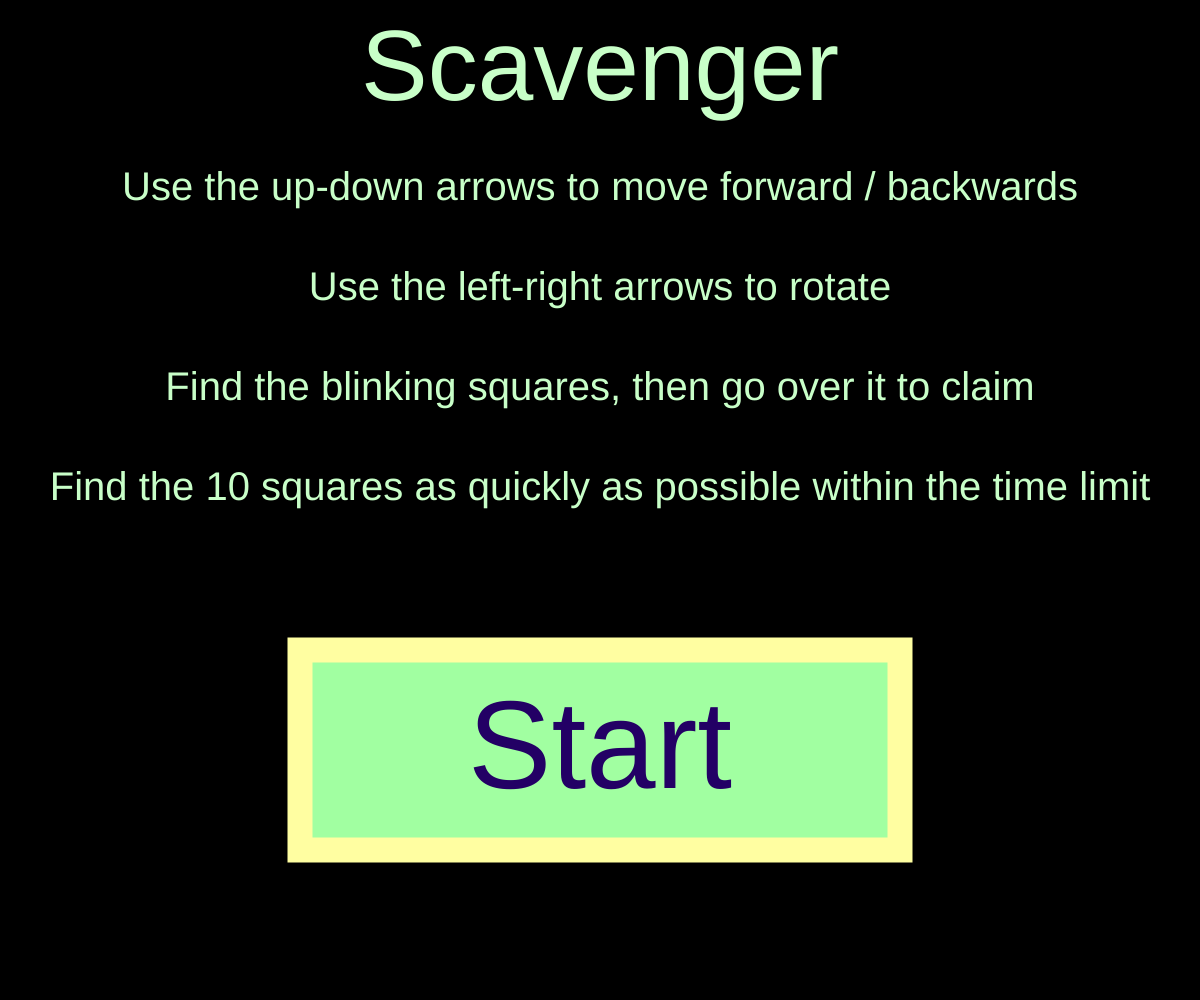
Frame 1 (no input)
Frame 60 (no input): identical to frame 1, image omitted
Frame 120 (the mouse pressed at the canvas centre since frame 60): identical to frame 1, image omitted

The p5.js sketch that drew this single still picture (run headless with seeded random() and noise() and a simulated clock; from frame 60 on, the mouse is pressed at the canvas centre):

// p5.js sketch
// ── sketch.js
let ray;
let walls = [];
let particle;
let collectibles = [];
let randoms = [1, 2, 3, 4, 5, 6, 7, 8, 9, 10, 11, 12, 13, 14, 15];
let screen = "intro";
let fills = ["rgb(161,255,161)", "rgb(35,0,101)", "rgb(255,254,161)"];
let fills2 = ["rgb(161,255,161)", "rgb(35,0,101)", "rgb(255,254,161)"];
let max = 8000;
let score = max;

function setup() {
  createCanvas(windowWidth, windowHeight);

  // Example walls
  walls.push(
    new Wall(
      windowWidth / 2,
      windowHeight / 8,
      windowWidth / 2,
      (windowHeight * 5) / 8
    )
  );
  walls.push(
    new Wall(
      (windowWidth * 3) / 16,
      (windowHeight * 4) / 16,
      (windowWidth * 5) / 16,
      (windowHeight * 2) / 16
    )
  );
  walls.push(
    new Wall(
      (windowWidth * 7) / 16,
      (windowHeight * 4) / 16,
      (windowWidth * 9) / 16,
      (windowHeight * 2) / 16
    )
  );
  walls.push(
    new Wall(
      (windowWidth * 7) / 16,
      (windowHeight * 14) / 16,
      (windowWidth * 6) / 16,
      (windowHeight * 7) / 16
    )
  );

  walls.push(new Wall(0, 0, 0, width));
  walls.push(new Wall(width, width, 0, width));
  walls.push(new Wall(width, width, width, 0));
  walls.push(new Wall(0, 0, width, 0));

  collectibles.push(
    new Collectible(
      (windowWidth * random(randoms)) / 16,
      (windowHeight * random(randoms)) / 16,
      windowHeight / 80
    )
  );
  collectibles.push(
    new Collectible(
      (windowWidth * random(randoms)) / 16,
      (windowHeight * random(randoms)) / 16,
      windowHeight / 80
    )
  );
  collectibles.push(
    new Collectible(
      (windowWidth * random(randoms)) / 16,
      (windowHeight * random(randoms)) / 16,
      windowHeight / 80
    )
  );
  collectibles.push(
    new Collectible(
      (windowWidth * random(randoms)) / 16,
      (windowHeight * random(randoms)) / 16,
      windowHeight / 80
    )
  );
  collectibles.push(
    new Collectible(
      (windowWidth * random(randoms)) / 16,
      (windowHeight * random(randoms)) / 16,
      windowHeight / 80
    )
  );
  collectibles.push(
    new Collectible(
      (windowWidth * random(randoms)) / 16,
      (windowHeight * random(randoms)) / 16,
      windowHeight / 80
    )
  );
  collectibles.push(
    new Collectible(
      (windowWidth * random(randoms)) / 16,
      (windowHeight * random(randoms)) / 16,
      windowHeight / 80
    )
  );
  collectibles.push(
    new Collectible(
      (windowWidth * random(randoms)) / 16,
      (windowHeight * random(randoms)) / 16,
      windowHeight / 80
    )
  );
  collectibles.push(
    new Collectible(
      (windowWidth * random(randoms)) / 16,
      (windowHeight * random(randoms)) / 16,
      windowHeight / 80
    )
  );
  collectibles.push(
    new Collectible(
      (windowWidth * random(randoms)) / 16,
      (windowHeight * random(randoms)) / 16,
      windowHeight / 80
    )
  );

  for (let collectible of collectibles) {
    for (let wallo of collectible.lines) {
      walls.push(wallo);
    }
  }

  particle = new Particle(100, 200, [200, 255, 200]);
}

function draw() {
  if (screen == "intro") {
    score = max;
    push();
    background(0);
    textSize(windowHeight / 10);
    fill(200, 255, 200);
    textAlign(CENTER);
    text("Scavenger", windowWidth / 2, windowHeight / 10);
    textSize(windowHeight / 25);
    text(
      "Use the up-down arrows to move forward / backwards",
      windowWidth / 2,
      (windowHeight * 4) / 20
    );
    text(
      "Use the left-right arrows to rotate",
      windowWidth / 2,
      (windowHeight * 6) / 20
    );
    text(
      "Find the blinking squares, then go over it to claim",
      windowWidth / 2,
      (windowHeight * 8) / 20
    );
    text(
      "Find the 10 squares as quickly as possible within the time limit",
      windowWidth / 2,
      (windowHeight * 10) / 20
    );

    if (
      mouseX > (windowWidth * 5) / 20 &&
      mouseX < (windowWidth * 15) / 20 &&
      mouseY > (windowHeight * 13) / 20 &&
      mouseY < (windowHeight * 17) / 20
    ) {
      //print('yes')
      fills = ["rgb(35,0,101)", "rgb(255,254,161)", "rgb(161,255,161)"];
    } else {
      fills = ["rgb(161,255,161)", "rgb(35,0,101)", "rgb(255,254,161)"];
    }

    rectMode(CENTER);
    fill(fills[0]);
    stroke(fills[2]);
    strokeWeight(windowHeight / 40);
    rect(
      windowWidth / 2,
      (windowHeight * 3) / 4,
      windowWidth / 2,
      windowHeight / 5
    );

    noStroke();
    fill(fills[1]);
    textSize(windowHeight / 8);
    text(
      "Start",
      windowWidth / 2,
      (windowHeight * 3) / 4 + (windowHeight * 3) / 80
    );

    pop();
  } 
  else if (screen == "game") {
    background(0);
    score--;

    // Display walls
    for (let wall of walls) {
      wall.show();
    }

    for (
      let collectible = 0;
      collectible < collectibles.length;
      collectible++
    ) {
      particle.show(walls, collectible, collectibles);
      collectibles[collectible].display();
    }

    if (collectibles.length == 0 || score == 0) {
      screen = "game over";
    }

    if (keyIsPressed) {
      if (keyCode == UP_ARROW) {
        particle.move(0);
      } else if (keyCode == RIGHT_ARROW) {
        particle.move(1);
      } else if (keyCode == DOWN_ARROW) {
        particle.move(2);
      } else if (keyCode == LEFT_ARROW) {
        particle.move(3);
      }
    }

    push();
    fill("salmon");
    textSize(windowHeight / 20);
    text(particle.score, windowHeight / 20, windowHeight / 20);
    text(score, windowHeight / 20, (windowHeight * 19) / 20);
    pop();
  } 
  else if (screen == "game over") {
    background(244);
    push();
    fill("black");
    noStroke();
    textAlign(CENTER);
    textSize(windowHeight / 7);
    text("GAME OVER!", windowWidth / 2, windowHeight / 5);
    if (score > 0) {
      text("Score: " + score, windowWidth / 2, windowHeight / 2);
    } else {
      push();
      textSize(windowHeight / 28);
      text(
        "You were unable to find all the collectibles within the time limit",
        windowWidth / 2,
        windowHeight / 2
      );
      pop();
    }

    if (
      mouseX > windowWidth / 8 &&
      mouseX < (windowWidth * 3) / 8 &&
      mouseY > (windowHeight * 13) / 20 &&
      mouseY < (windowHeight * 17) / 20
    ) {
      fills = ["rgb(35,0,101)", "rgb(255,254,161)", "rgb(161,255,161)"];
    } else {
      fills = ["rgb(161,255,161)", "rgb(35,0,101)", "rgb(255,254,161)"];
    }

    if (
      mouseX > (windowWidth * 5) / 8 &&
      mouseX < (windowWidth * 7) / 8 &&
      mouseY > (windowHeight * 13) / 20 &&
      mouseY < (windowHeight * 17) / 20
    ) {
      fills2 = ["rgb(35,0,101)", "rgb(255,254,161)", "rgb(161,255,161)"];
    } else {
      fills2 = ["rgb(161,255,161)", "rgb(35,0,101)", "rgb(255,254,161)"];
    }

    push();
    rectMode(CENTER);
    strokeWeight(windowHeight / 96);
    fill(fills[0]);
    stroke(fills[2]);
    rect(
      windowWidth / 4,
      (windowHeight * 3) / 4,
      windowWidth / 4,
      windowHeight / 10
    );

    fill(fills2[0]);
    stroke(fills2[2]);
    rect(
      (windowWidth * 3) / 4,
      (windowHeight * 3) / 4,
      windowWidth / 4,
      windowHeight / 10
    );
    pop();

    textSize(windowHeight / 14);

    fill(fills[1]);
    text("Restart", windowWidth / 4, (windowHeight * 31) / 40);

    textSize(windowHeight / 16);
    fill(fills2[1]);
    text("Try Again", (windowWidth * 3) / 4, (windowHeight * 31) / 40);
    pop();
  }
  if (screen == "game") {
    particle.take(collectibles);
    walls = [];
    walls.push(
      new Wall(
        windowWidth / 2,
        windowHeight / 8,
        windowWidth / 2,
        (windowHeight * 5) / 8
      )
    );
    walls.push(
      new Wall(
        (windowWidth * 3) / 16,
        (windowHeight * 4) / 16,
        (windowWidth * 5) / 16,
        (windowHeight * 2) / 16
      )
    );
    walls.push(
      new Wall(
        (windowWidth * 7) / 16,
        (windowHeight * 4) / 16,
        (windowWidth * 9) / 16,
        (windowHeight * 2) / 16
      )
    );
    walls.push(
      new Wall(
        (windowWidth * 7) / 16,
        (windowHeight * 14) / 16,
        (windowWidth * 6) / 16,
        (windowHeight * 7) / 16
      )
    );

    walls.push(new Wall(0, 0, 0, width));
    walls.push(new Wall(width, width, 0, width));
    walls.push(new Wall(width, width, width, 0));
    walls.push(new Wall(0, 0, width, 0));

    for (let collectible of collectibles) {
      for (let wallo of collectible.lines) {
        walls.push(wallo);
      }
    }
  }
}

// ── collectible.js
class Collectible {
    constructor(x, y, s) {
      this.pos = createVector(x, y);
      this.show = false;
      this.siz = s;
      this.lines = [
        new Wall(
          this.pos.x - this.siz / 2,
          this.pos.y - this.siz / 2,
          this.pos.x - this.siz / 2,
          this.pos.y + this.siz / 2
        ),
        new Wall(
          this.pos.x + this.siz / 2,
          this.pos.y + this.siz / 2,
          this.pos.x - this.siz / 2,
          this.pos.y + this.siz / 2
        ),
        new Wall(
          this.pos.x + this.siz / 2,
          this.pos.y - this.siz / 2,
          this.pos.x + this.siz / 2,
          this.pos.y + this.siz / 2
        ),
        new Wall(
          this.pos.x - this.siz / 2,
          this.pos.y - this.siz / 2,
          this.pos.x + this.siz / 2,
          this.pos.y - this.siz / 2
        ),
      ];
      this.col = [
        floor(random(0, 255)),
        floor(random(0, 255)),
        floor(random(0, 255)),
      ];
    }
  
    display() {
      push();
      if (this.show == true) {
        fill(
          this.col[random([0, 1, 2])],
          this.col[random([0, 1, 2])],
          this.col[random([0, 1, 2])]
        );
      } else {
        fill("black");
      }
      noStroke();
      rectMode(CENTER);
      square(this.pos.x, this.pos.y, this.siz);
      pop();
    }
  }
  
// ── particle.js
class Particle {
	constructor(x, y, [r, g, b]) {
	  this.pos = createVector(x, y);
	  this.field = [250, 290];
	  this.vel = createVector(1, 0);
	  this.angle = (PI * 3) / 2;
	  this.col = [r, g, b];
	  this.pt = [];
	  this.count = [];
	  this.score = 0;
	  this.rad = windowHeight / 40;
	  this.opa = 240;
	}
  
	rCount(colz) {
	  for (let j of colz) {
		this.count.push(0);
	  }
	}
  
	dim() {
	  this.opa = map(this.score, 0, 10, 240, 0);
	}
  
	// Generate rays for the field of view
	lookAt(walls, coll, colz) {
	  this.count = [];
	  for (let j of colz) {
		this.count.push(0);
	  }
	  const rays = [];
	  for (let a = this.field[0]; a <= this.field[1]; a += 1) {
		const ray = new Ray(this.pos.x, this.pos.y, a);
		let closest = null;
		let record = Infinity;
  
		for (let wall = 0; wall < walls.length; wall++) {
		  const pt = ray.cast(walls[wall]);
		  if (pt) {
			const d = dist(this.pos.x, this.pos.y, pt.x, pt.y);
			if (d < record) {
			  for (let i = 0; i < colz.length; i++) {
				if (
				  wall >= walls.length - (i + 1) * 4 &&
				  wall < walls.length - i * 4
				) {
				  this.count[i]++;
				} else {
				  this.count[i] += 0;
				}
			  }
			  record = d;
			  closest = pt;
			}
		  }
		}
		if (closest) {
		  line(this.pos.x, this.pos.y, closest.x, closest.y);
		}
  
		for (let j = 0; j < this.count.length; j++) {
		  if (this.count[j] > 0) {
			colz[colz.length - 1 - j].show = true;
		  } else {
			colz[colz.length - 1 - j].show = false;
		  }
		}
		rays.push(ray);
	  }
	  return rays;
	}
  
	show(walls, collectible, store) {
	  push();
	  // Display the rays
	  this.dim();
	  print(this.opa);
	  stroke(this.col[0], this.col[1], this.col[2], this.opa);
	  for (let ray of this.lookAt(walls, collectible, store)) {
		line(this.pos.x, this.pos.y, ray.pos.x, ray.pos.y);
	  }
	  noStroke();
	  fill("snow");
	  circle(this.pos.x, this.pos.y, this.rad);
	  pop();
	}
  
	//move object
	move(z) {
	  this.vel = p5.Vector.fromAngle(this.angle);
	  if (z == 0) {
		this.pos.add(this.vel);
	  } else if (z == 1) {
		this.angle += PI / 180;
		for (let ang = 0; ang < this.field.length; ang++) {
		  this.field[ang] += 1;
		}
	  } else if (z == 2) {
		this.pos.sub(this.vel);
	  } else if (z == 3) {
		this.angle -= PI / 180;
		for (let ang = 0; ang < this.field.length; ang++) {
		  this.field[ang] -= 1;
		}
	  }
  
	  if (this.pos.x > windowWidth - this.rad / 2) {
		this.pos.x = windowWidth - this.rad / 2;
	  }
  
	  if (this.pos.y > windowHeight - this.rad / 2) {
		this.pos.y = windowHeight - this.rad / 2;
	  }
  
	  if (this.pos.x < this.rad / 2) {
		this.pos.x = this.rad / 2;
	  }
  
	  if (this.pos.y < this.rad / 2) {
		this.pos.y = this.rad / 2;
	  }
	}
  
	take(collectibles) {
	  for (let c = collectibles.length - 1; c >= 0; c--) {
		if (
		  this.pos.x > collectibles[c].pos.x - collectibles[c].siz / 2 &&
		  this.pos.x < collectibles[c].pos.x + collectibles[c].siz / 2 &&
		  this.pos.y > collectibles[c].pos.y - collectibles[c].siz / 2 &&
		  this.pos.y < collectibles[c].pos.y + collectibles[c].siz / 2
		) {
		  collectibles.splice(c, 1);
		  this.score++;
		}
	  }
	  return collectibles;
	}
	reset(x, y, [r, g, b]) {
	  this.pos = createVector(x, y);
	  this.field = [250, 290];
	  this.vel = createVector(1, 0);
	  this.angle = (PI * 3) / 2;
	  this.col = [r, g, b];
	  this.pt = [];
	  this.count = [];
	  this.score = 0;
	}
  }
  
// ── ray.js
class Ray {
    constructor(x, y, angle) {
      this.pos = createVector(x, y); // Starting position
      this.dir = p5.Vector.fromAngle(radians(angle)); // Direction vector
    }
  
    // Display the ray
    show() {
      stroke(0); // Set stroke color to black
      push();
      translate(this.pos.x, this.pos.y);
      line(0, 0, this.dir.x * 10, this.dir.y * 10); // Adjust line length as needed
      pop();
    }
  
    // Check for intersection with a wall
    cast(wall) {
      const x1 = wall.a.x;
      const y1 = wall.a.y;
      const x2 = wall.b.x;
      const y2 = wall.b.y;
  
      const x3 = this.pos.x;
      const y3 = this.pos.y;
      const x4 = this.pos.x + this.dir.x;
      const y4 = this.pos.y + this.dir.y;
  
      // Use the formula for line-line intersection
      const den = (x1 - x2) * (y3 - y4) - (y1 - y2) * (x3 - x4);
      if (den === 0) return; // The lines are parallel or overlapping
  
      const t = ((x1 - x3) * (y3 - y4) - (y1 - y3) * (x3 - x4)) / den;
      const u = -((x1 - x2) * (y1 - y3) - (y1 - y2) * (x1 - x3)) / den;
  
      if (t > 0 && t < 1 && u > 0) {
        const intersectionX = x1 + t * (x2 - x1);
        const intersectionY = y1 + t * (y2 - y1);
        return createVector(intersectionX, intersectionY);
      } else {
        return false; // No intersection
      }
    }
  }
  
// ── wall.js
class Wall {
    constructor(x1, y1, x2, y2) {
      this.a = createVector(x1, y1); // Start point of the wall
      this.b = createVector(x2, y2); // End point of the wall
    }
  
    // Display the wall
    show() {
      stroke(0); // Set stroke color to black
      line(this.a.x, this.a.y, this.b.x, this.b.y);
    }
  }
  
